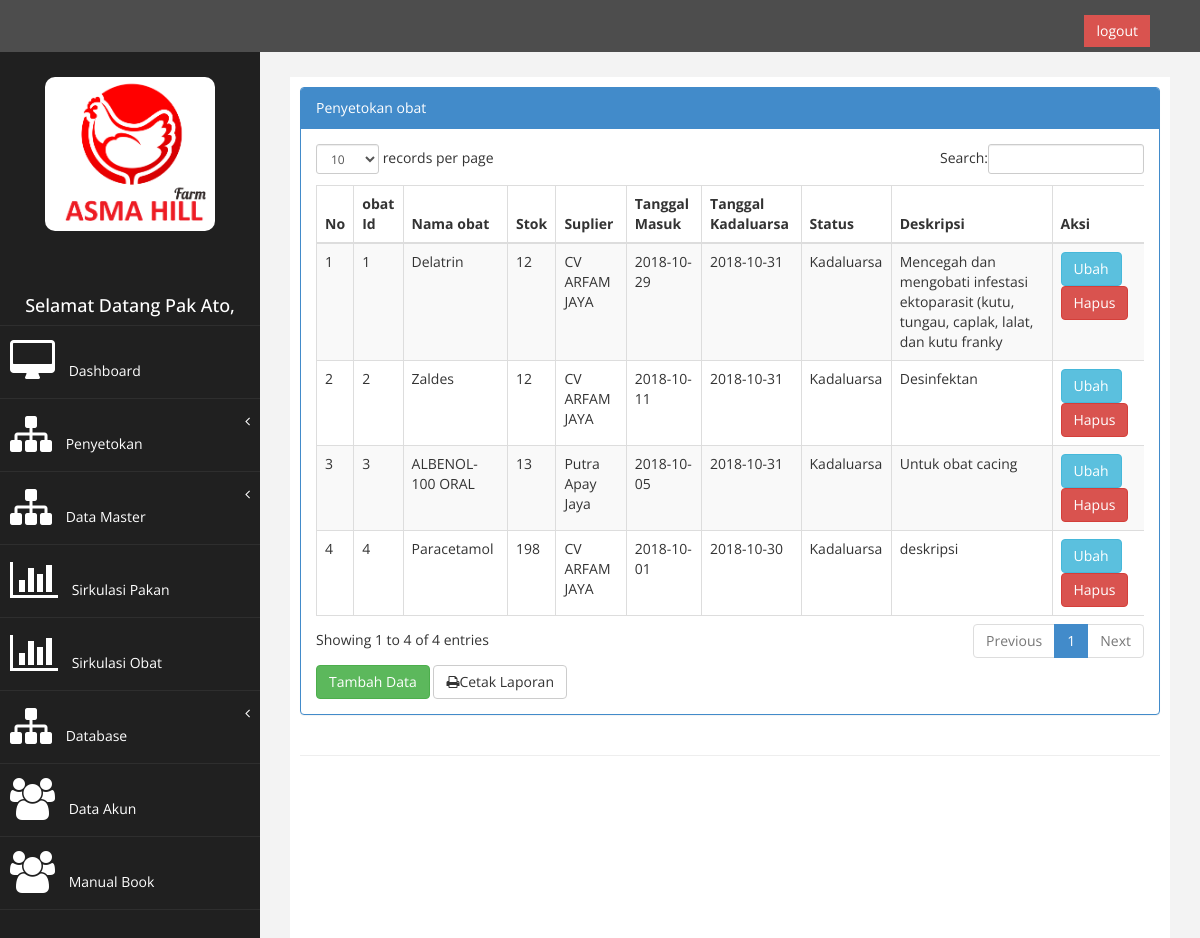
/index.php?page=view_stok_obat (signed in), run on the app's committed database.
### tables this page shows
CREATE TABLE `stok_obat` (
  `obat_id` int(11) NOT NULL AUTO_INCREMENT,
  `nama_obat` varchar(25) NOT NULL,
  `stok` int(11) NOT NULL,
  `id_suplier` int(5) NOT NULL,
  `id_kategori` int(11) NOT NULL,
  `tgl_masuk` date NOT NULL,
  `tgl_kadaluarsa` date NOT NULL,
  `deskripsi` varchar(100) NOT NULL,
  PRIMARY KEY (`obat_id`)
);

CREATE TABLE `tb_suplier` (
  `id_suplier` int(5) NOT NULL AUTO_INCREMENT,
  `nama_suplier` varchar(250) NOT NULL,
  `alamat_suplier` varchar(250) NOT NULL,
  `tlp_suplier` varchar(12) NOT NULL,
  PRIMARY KEY (`id_suplier`)
);

### page/stok_obat/stok_obat.php (the view, shortened to what this page needs)
<div class="row">
                <div class="col-md-12">
                    <div class="panel panel-primary">
                        <div class="panel-heading">
                             Penyetokan obat
                        </div>
                        <div class="panel-body">
                            <div class="table-responsive">
                                <table class="table table-striped table-bordered table-hover" id="dataTables-example">
                                    <thead>
                                        <tr>
                                            <th>No</th>
                                            <th>obat Id</th>
                                            <th>Nama obat</th>
                                            <th>Stok</th>
                                            <th>Suplier</th>
                                            <th>Tanggal Masuk</th>
                                            <th>Tanggal Kadaluarsa</th>
                                            <th>Status</th>
                                            <th>Deskripsi</th>
                                            <th>Aksi</th>
                                        </tr>
                                    </thead>
                                    <tbody>
                                    <?php error_reporting(E_ALL ^ E_NOTICE);
                                    $no = 1;
                                    $sql = $koneksi->query("select stok_obat.obat_id,stok_obat.nama_obat, stok_obat.stok, stok_obat.id_suplier, stok_obat.tgl_masuk, stok_obat.tgl_kadaluarsa, tb_suplier.nama_suplier,IF(DATEDIFF(NOW(),tgl_kadaluarsa)>0,'Kadaluarsa','Belum Kadaluarsa') AS kadaluarsa, stok_obat.deskripsi from stok_obat INNER JOIN tb_suplier ON stok_obat.id_suplier=tb_suplier.id_suplier ");
                                    while ($data= $sql->fetch_assoc()){
                                    ?>
                                    <tr>
                                    <td><?php echo $no++; ?></td>
                                     <td><?php echo $data['obat_id']; ?></td>
                                    <td><?php echo $data['nama_obat']; ?></td>
                                    <td><?php echo $data['stok']; ?></td>
                                    <td><?php echo $data['nama_suplier']; ?></td>
                                    <td><?php echo $data['tgl_masuk']; ?></td>
                                    <td><?php echo $data['tgl_kadaluarsa']; ?></td>
                                    <td><?php echo $data['kadaluarsa']; ?></td>
                                     <td><?php echo $data['deskripsi']; ?></td>
                                    <td>
                                    <a href="?page=view_stok_obat&aksi=ubah&id=<?php echo $data['obat_id'];?>"  class="btn btn-info">Ubah</a>
                                    <a onclick="return confirm('Anda Yakin Akan Menghapus Data Ini?')" href="?page=view_stok_obat&aksi=hapus&id=<?php echo $data['obat_id']; ?>&kategori=<?php echo $_GET[id]; ?>" class="btn btn-danger">Hapus</a>
                                    </td>
                                    </tr>
                                    <?php } ?>
                                    </tbody>
                                    </table>
                                    </div>
                                    <a href="?page=view_stok_obat&aksi=tambah" class="btn btn-success" style="margin-bottom: : 8px";><i class="fa fa-back"></i>Tambah Data</a>
                                    <a href="./laporan/laporan_stok_obat.php" target="blank" class="btn btn-default" style="margin-bottom: : 8px";><i class="fa fa-print"></i>Cetak Laporan</a>
                                       </div>
                                        </div>
                                         </div>
                                          </div>

### assets/css/custom.css (style rules this page uses)
body { font-family: 'Open Sans', sans-serif; }

### data on the page
stok_obat: obat_id "1", nama_obat "Delatrin", stok "12", id_suplier.nama_suplier "CV ARFAM JAYA", tgl_masuk "2018-10-29", tgl_kadaluarsa "2018-10-31", kadaluarsa "Kadaluarsa", deskripsi "Mencegah dan mengobati infestasi ektoparasit (kutu, tungau, caplak, lalat, dan kutu franky"
stok_obat: obat_id "2", nama_obat "Zaldes", stok "12", id_suplier.nama_suplier "CV ARFAM JAYA", tgl_masuk "2018-10-11", tgl_kadaluarsa "2018-10-31", kadaluarsa "Kadaluarsa", deskripsi "Desinfektan"
stok_obat: obat_id "3", nama_obat "ALBENOL-100 ORAL", stok "13", id_suplier.nama_suplier "Putra Apay Jaya", tgl_masuk "2018-10-05", tgl_kadaluarsa "2018-10-31", kadaluarsa "Kadaluarsa", deskripsi "Untuk obat cacing"
stok_obat: obat_id "4", nama_obat "Paracetamol", stok "198", id_suplier.nama_suplier "CV ARFAM JAYA", tgl_masuk "2018-10-01", tgl_kadaluarsa "2018-10-30", kadaluarsa "Kadaluarsa", deskripsi "deskripsi"

### other printed values
$_SESSION['nama'] "Pak Ato"
